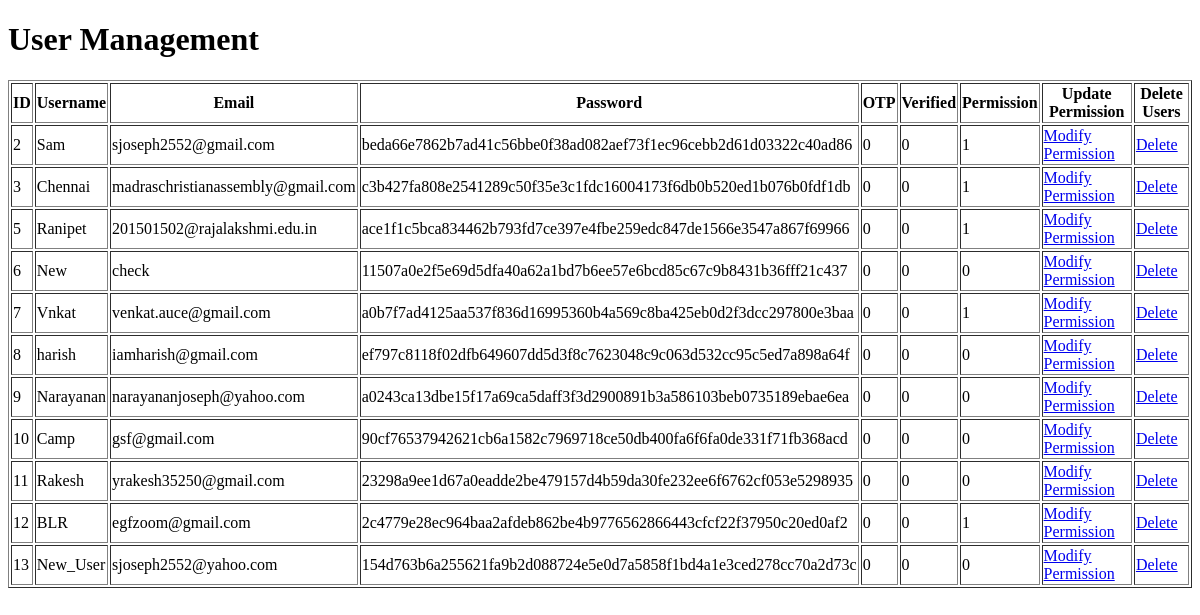
/admin_dashboard (signed in), run on an earlier commit of the app's database.
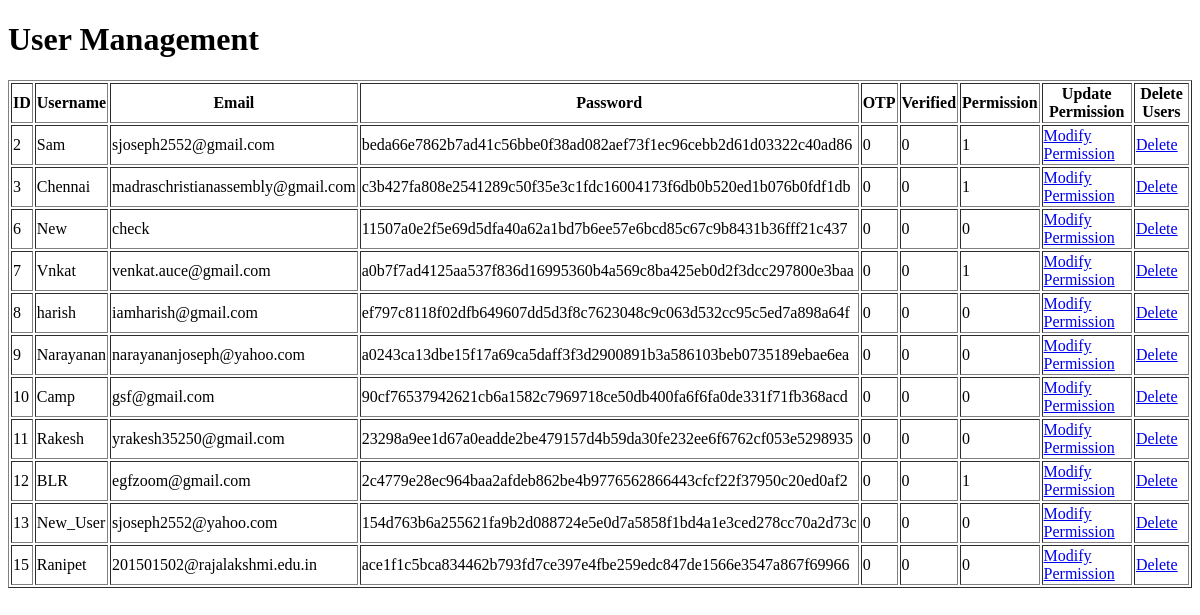
And on a later commit of the database.
### tables this page shows
CREATE TABLE users (
            id INTEGER PRIMARY KEY AUTOINCREMENT,
            username TEXT UNIQUE,
            email TEXT UNIQUE,
            password TEXT,
            otp INTEGER DEFAULT 0,
            verified INTEGER DEFAULT 0,
            permission INTEGER DEFAULT 0
        );

### server.py (the view)
@app.route('/admin_dashboard')
def admin_dashboard():
    if 'username' not in session and session['username'] != "Sam":
        return "Not Authorized"
    conn = sqlite3.connect(DATABASE)
    cursor = conn.cursor()
    cursor.execute('SELECT * from users')
    rows = cursor.fetchall()
    conn.close()
    return render_template("admin_dashboard.html", users=rows)

### templates/admin_dashboard.html (shortened to what this page needs)
<!DOCTYPE html>
<html>
<head>
</head>
<body>
    <h1>User Management</h1>
    <table border="1">
        <tr>
            <th>ID</th>
            <th>Username</th>
            <th>Email</th>
            <th>Password</th>
            <th>OTP</th>
            <th>Verified</th>
            <th>Permission</th>
            <th>Update Permission</th>
            <th>Delete Users</th>
        </tr>
        {% for user in users %}
        <tr>
            <td>{{ user[0] }}</td>
            <td>{{ user[1] }}</td>
            <td>{{ user[2] }}</td>
            <td>{{ user[3] }}</td>
            <td>{{ user[4] }}</td>
            <td>{{ user[5] }}</td>
            <td>{{ user[6] }}</td>
            <td><a href="{{ url_for('modify_user', user_id=user[0]) }}">Modify Permission</a></td>
            <td><a href="{{ url_for('delete_user', user_id=user[0]) }}" onclick="return confirm('Are you sure you want to delete this user?')">Delete</a></td>
        </tr>
        {% endfor %}
    </table>
</body>
</html>

What changed in the data, as far as the page shows it:
removed users: id "5", username "Ranipet", email "201501502@rajalakshmi.edu.in", password "ace1f1c5bca834462b793fd7ce397e4fbe259edc847de1566e3547a867f69966", otp "0", verified "0", permission "1"
added users: id "15", username "Ranipet", email "201501502@rajalakshmi.edu.in", password "ace1f1c5bca834462b793fd7ce397e4fbe259edc847de1566e3547a867f69966", otp "0", verified "0", permission "0"
